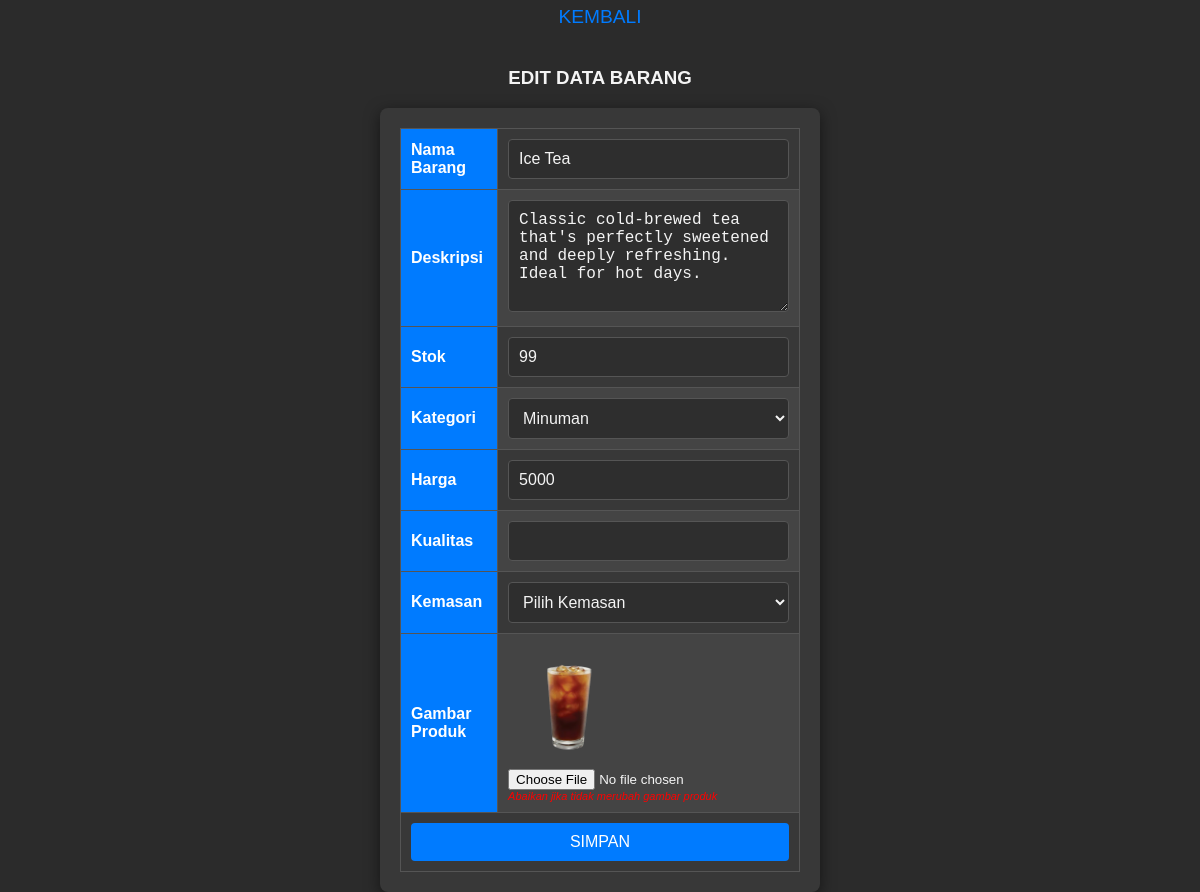
Page /E-COMMERCE/admin/produk/edit.php?id=1 on the committed database.
### tables this page shows
CREATE TABLE `produk` (
  `id` int(11) NOT NULL,
  `nama_barang` varchar(255) NOT NULL,
  `deskripsi` text NOT NULL,
  `stok` int(11) NOT NULL,
  `kategori` varchar(255) NOT NULL,
  `harga` varchar(255) NOT NULL,
  `gambar_produk` varchar(255) NOT NULL
);

### E-COMMERCE/admin/produk/edit.php (the view, shortened to what this page needs)
<!DOCTYPE html>
<html lang="id">
<head>
</head>
<body>
    <a href="index.php">KEMBALI</a>
    <h3>EDIT DATA BARANG</h3>
    <?php
    include 'koneksi.php';
    $id = $_GET['id'];
    $data = mysqli_query($koneksi, "SELECT * FROM produk WHERE id='$id'");
    while ($d = mysqli_fetch_array($data)) {
    ?>
        <form action="update.php" method="post" enctype="multipart/form-data">
            <table>
                <tr>
                    <th>Nama Barang</th>
                    <td>
                        <input type="text" name="nama_barang" value="<?php echo $d['nama_barang']; ?>" required>
                    </td>
                </tr>
                <tr>
                    <th>Deskripsi</th>
                    <td>
                        <textarea name="deskripsi" cols="30" rows="5" required><?php echo $d['deskripsi']; ?></textarea>
                    </td>
                </tr>
                <tr>
                    <th>Stok</th>
                    <td>
                        <input type="number" name="stok" value="<?php echo $d['stok']; ?>" required>
                    </td>
                </tr>
                <tr>
                    <th>Kategori</th>
                    <td>
                        <select name="kategori" required>
                            <?php
                            $query_kategori = mysqli_query($koneksi, "SELECT * FROM kategori");
                            while ($kategori = mysqli_fetch_array($query_kategori)) {
                                $selected = ($d['kategori'] == $kategori['nama_kategori']) ? 'selected' : '';
                            ?>
                                <option value="<?php echo $kategori['nama_kategori']; ?>" <?php echo $selected; ?>>
                                    <?php echo $kategori['nama_kategori']; ?>
                                </option>
                            <?php
                            }
                            ?>
                        </select>
                    </td>
                </tr>
                <tr>
                    <th>Harga</th>
                    <td>
                        <input type="text" name="harga" value="<?php echo $d['harga']; ?>" required>
                    </td>
                </tr>
                <tr>
                    <th>Kualitas</th>
                    <td>
                        <input type="text" name="kualitas" value="<?php echo $d['kualitas']; ?>" required>
                    </td>
                </tr>
                <tr>
                    <th>Kemasan</th>
                    <td>
                        <select name="kemasan" required>
                            <option value="">Pilih Kemasan</option>
                        </select>
                    </td>
                </tr>
                <tr>
                    <th>Gambar Produk</th>
                    <td>
                        <img src="gambar/<?php echo $d['gambar_produk']; ?>" style="width: 120px; float: left; margin-bottom: 5px;">
                        <input type="file" name="gambar_produk">
                        <i style="float: left; font-size: 11px; color: red">Abaikan jika tidak merubah gambar produk</i>
                    </td>
                </tr>
                <tr>
                    <td colspan="2" style="text-align: right">
                        <input type="submit" value="SIMPAN">
                    </td>
                </tr>
            </table>
        </form>
    <?php
    }
    ?>
</body>
</html>

### E-COMMERCE/admin/produk/edit.php (style rules this page uses)
body { font-family: 'Arial', sans-serif; background-color: #2b2b2b; color: #f4f4f4; display: flex; justify-content: center; align-items: center; flex-direction: column; height: 100vh; margin: 0; }
a { color: #007bff; text-decoration: none; margin-bottom: 20px; font-size: 1.2rem; }
form { background: #383838; border-radius: 8px; box-shadow: 0 4px 15px rgba(0, 0, 0, 0.5); padding: 20px; width: 400px; }
table { width: 100%; border-collapse: collapse; }
th, td { padding: 10px; text-align: left; border: 1px solid #555; }
th { background-color: #007bff; color: #ffffff; }
tr:nth-child(even) { background-color: #444; }
input[type="text"], input[type="number"], textarea, select { width: 100%; padding: 10px; border: 1px solid #555; border-radius: 4px; box-sizing: border-box; font-size: 1rem; background-color: #2e2e2e; color: #f4f4f4; }
input[type="submit"] { background-color: #007bff; color: white; padding: 10px 15px; border: none; border-radius: 4px; cursor: pointer; font-size: 1rem; transition: background-color 0.3s; width: 100%; }

### rows in the picture
produk: nama_barang "Ice Tea", deskripsi "Classic cold-brewed tea that's perfectly sweetened and deeply refreshing. Ideal for hot days.", stok "99", harga "5000", gambar_produk (picture)

### other values in the picture
form field kategori "Minuman"
